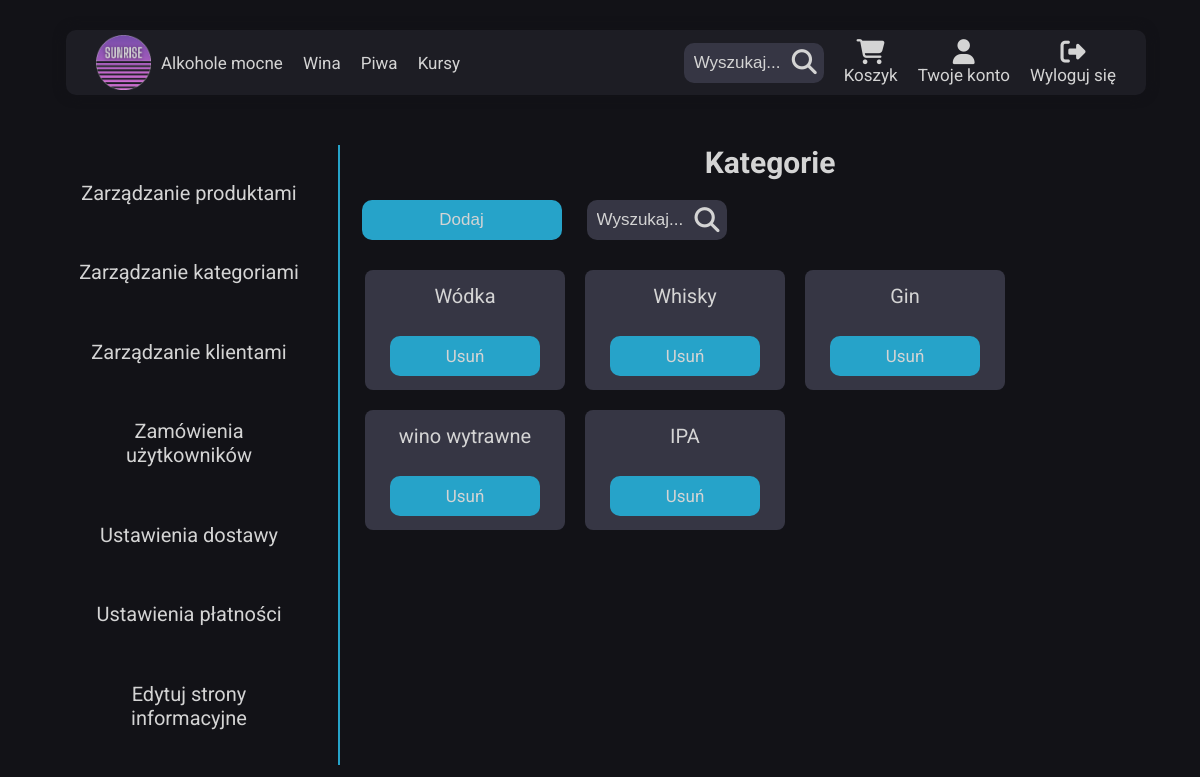
Screenshot of /html/admin_panel/categories.php (signed in) with the database file from the repository.
### tables this page shows
CREATE TABLE `category` (
  `id` int(11) NOT NULL,
  `category_name` varchar(50) NOT NULL
);

### html/admin_panel/categories.php (the view, shortened to what this page needs)
<?php
require_once('../../php/dblogin.php');
$pdo = new PDO('mysql:host='.$host.';dbname='.$db.';port=3306', $user, $pass);
?>
<h1 class="admin__headline">Kategorie</h1>
<div class="admin__add">
        <button class="admin__add--addBtn">Dodaj</button>
        <div class="nav__user--search admin__add--search">
          <input type="text" placeholder="Wyszukaj..." id="searchBar"/><i id="searchBtn" class="fa-solid fa-magnifying-glass"></i>
        </div>
</div>
<div class="admin__categories">
<?php
$query = $pdo -> query('select category_name from category;');
while ($row = $query->fetch()){
    $delParams = http_build_query([
        'item' => $row['category_name'],
        'table' => 'category',
        'column' => 'category_name'
    ]);
    $html = '<div class="admin__category">
    <p class="admin__product--name">'.$row['category_name'].'</p>
    <a href="../../php/admin_panel/delete_item.php?'.$delParams.'" class="admin__add--addBtn admin__product--delete">Usuń</a>
    </div>';
    echo $html;
}
?>
</div>
<?php
require "./admin_panel.php";

### css/main.css (style rules this page uses)
*, *::before, *::after { box-sizing: border-box; margin: 0; padding: 0; }
* { scrollbar-width: none; scrollbar-color: #d4d4d4 #121217; }
html { font-size: 62.5%; scroll-behavior: smooth; }
body { min-height: 100%; display: flex; flex-direction: column; font-family: "Roboto", sans-serif; color: #d4d4d4; background-color: #121217; }
a { text-decoration: none; }
p { font-size: 1.8rem; }
p { font-size: 1.5rem; }
.nav__user--search { position: relative; display: flex; align-items: center; margin: 10px; }
.nav__user--search input { width: 200px; height: 40px; padding: 10px; font-size: 1.7rem; background-color: #363644; border: none; border-radius: 10px; color: #d4d4d4; }
.nav__user--search input::placeholder { color: #d4d4d4; font-size: 1.7rem; }
.nav__user--search i { position: absolute; right: 0; font-size: 2.5rem; color: #d4d4d4; padding: 7px; cursor: pointer; }
.admin__headline { font-size: 3rem; margin: 0 auto; }
.admin__add { width: 95%; margin: 10px 25px; display: flex; align-items: center; gap: 15px; }
.admin__add--addBtn { width: 200px; height: 40px; border: none; border-radius: 10px; background-color: rgb(38, 163, 201); color: #d4d4d4; font-size: 1.7rem; cursor: pointer; transition: transform 0.2s; }
.admin__categories { display: flex; width: 100%; flex-wrap: wrap; gap: 20px; padding: 10px 25px; overflow: scroll; overflow-x: hidden; }
.admin__category { width: 200px; height: 120px; display: flex; flex-direction: column; align-items: center; justify-content: space-around; padding: 0px 15px; background-color: #363644; border-radius: 8px; }
.admin__product--name { text-wrap: nowrap; font-size: 2rem; grid-column: 2/3; grid-row: 1/2; }
.admin__product--delete { display: flex; align-items: center; justify-content: center; width: 150px; height: 40px; grid-column: 7/8; grid-row: 1/2; }
@media (max-width: 1200px) { .nav__user--search { position: relative; display: flex; align-items: center; margin: 10px; } }
@media (max-width: 1200px) { .nav__user--search input { width: 140px; } }

### rows the page displays
category: category_name "Wódka"
category: category_name "Whisky"
category: category_name "Gin"
category: category_name "wino wytrawne"
category: category_name "IPA"
